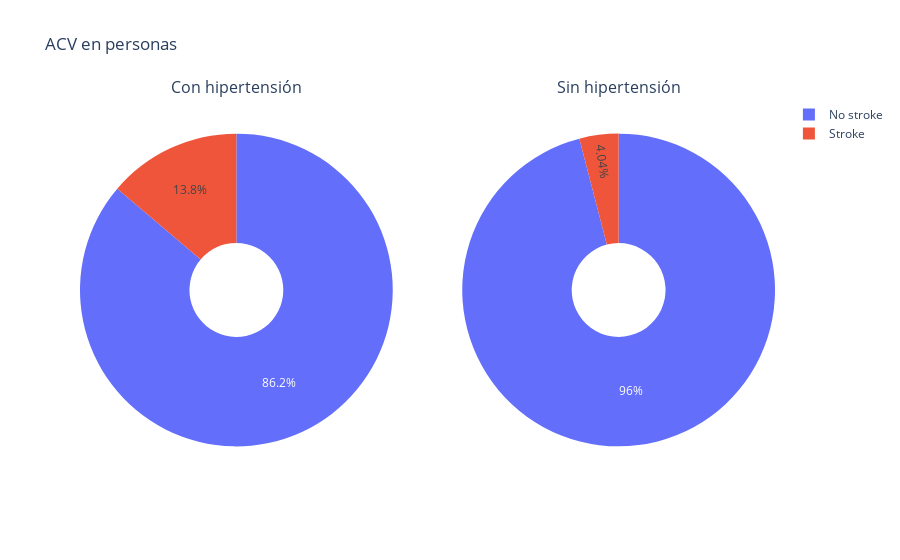

Notebook code cell kept with this figure:
### Code cell
grupo_hypertension = df_ht.groupby('stroke').agg({'stroke':'count'}).rename(columns={'stroke':'count'}).reset_index()
grupo_hypertension['stroke'] = np.where(grupo_hypertension['stroke'] == 1, 'Stroke', 'No stroke')
fig.add_trace(go.Pie(values=grupo_hypertension['count'], labels=grupo_hypertension['stroke'], hole=0.3),
              row=1, col=1)

grupo_hypertension = df_ht_NO.groupby('stroke').agg({'stroke':'count'}).rename(columns={'stroke':'count'}).reset_index()
grupo_hypertension['stroke'] = np.where(grupo_hypertension['stroke'] == 1, 'Stroke', 'No stroke')
fig.add_trace(go.Pie(values=grupo_hypertension['count'], labels=grupo_hypertension['stroke'], hole=0.3),
              row=1, col=2)

fig.update_layout(title='ACV en personas', height=500)

fig.show()

### Figure 1 — Plotly figure (JSON) as saved in the notebook; plotly's stock layout.template omitted (floating-point values rounded to 4 significant figures)
{"data": [{"domain": {"x": [0, 0.45], "y": [0, 1]}, "hole": 0.3, "labels": ["No stroke", "Stroke"], "type": "pie", "values": [413, 66]}, {"domain": {"x": [0.55, 1], "y": [0, 1]}, "hole": 0.3, "labels": ["No stroke", "Stroke"], "type": "pie", "values": [4320, 182]}], "layout": {"annotations": [{"font": {"size": 16}, "showarrow": false, "text": "Con hipertensión", "x": 0.225, "xanchor": "center", "xref": "paper", "y": 1, "yanchor": "bottom", "yref": "paper"}, {"font": {"size": 16}, "showarrow": false, "text": "Sin hipertensión", "x": 0.775, "xanchor": "center", "xref": "paper", "y": 1, "yanchor": "bottom", "yref": "paper"}], "autosize": true, "title": {"text": "ACV en personas"}}}
